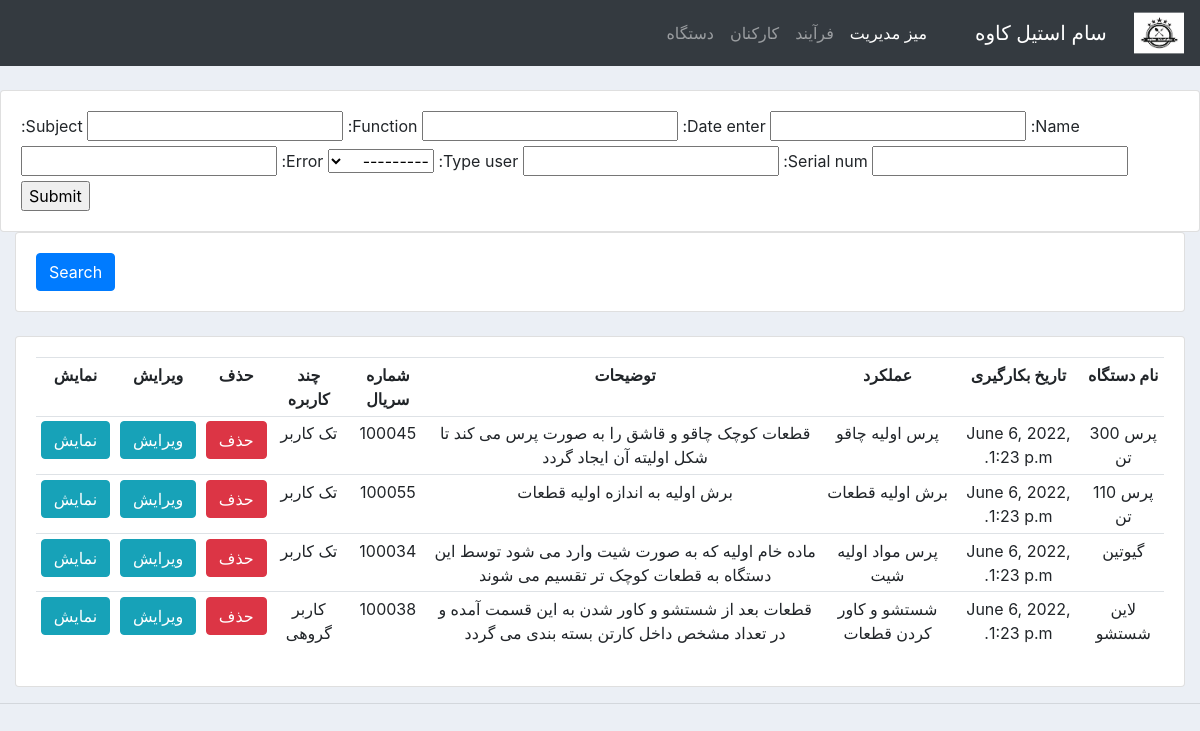
Page /machine_enter/ on the earlier database version.
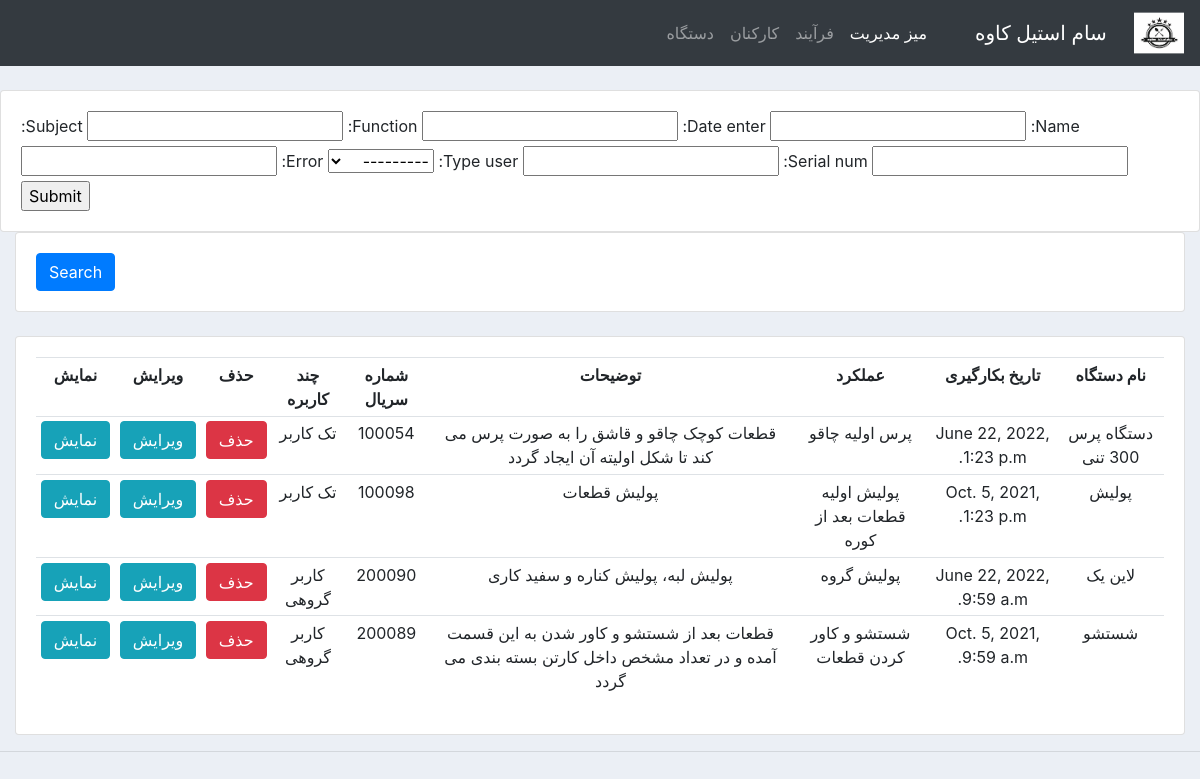
Same page on the later database version.
### company/models.py (models this page shows, shortened)
class Machine(models.Model):
	CATEGORY = (
			('تک کاربر', 'تک کاربر'),
			('کاربر گروهی', 'کاربر گروهی')
	)
	name = models.CharField(max_length= 100, null= True)
	date_enter = models.DateTimeField(null= True)
	function = models.CharField(max_length=100, null= True)
	subject = models.CharField(max_length=500, null= True)
	serial_num = models.IntegerField(null= True)
	type_user = models.CharField(max_length= 30, choices= CATEGORY, null= True)
	error=  models.CharField(max_length=100, null= True)

### company/views.py (the view)
# urls.py: path("machine_enter/", views.machineenter, name="machine_enter"),
def machineenter(request):
    machine = Machine.objects.all()
    form = machineForm()
    if request.method == 'POST':
        form = machineForm(request.POST)
        if form.is_valid():
            form.save()
            return redirect('/')
    context = {
        'form': form,
        'machine': machine,
    }
    return render(request, "company/machine.html", context)

### company/forms.py
class machineForm(ModelForm):
	class Meta:
		model = Machine
		fields = '__all__'

### company/templates/company/machine.html (shortened to what this page needs)
{%  extends 'company/main.html' %}
{% block content %}
<br>
<div class="row">
	<div class="col-med-7">
		<div class="card card-body">
			<form action="" method="POST">
				{{form}}
				<input type="submit" name="submit">
			</form>
		</div>
	</div>
</div>
<div class="row">
	<div class="col">
		<div class="card card-body">
			<form method="get">
		    <button class="btn btn-primary" type="submit">Search</button>
		  </form>
		</div>
	</div>
</div>
<br>
<div class="row">
	<div class="col-md">
		<div class="card card-body">
			<table class="table table-sm">
				<tr>
					<th>نام دستگاه</th>
					<th>تاریخ بکارگیری</th>
					<th>عملکرد</th>
					<th>توضیحات</th>
					<th>شماره سریال</th>
					<th>چند کاربره</th>
					<th>حذف</th>
					<th>ویرایش</th>
					<th>نمایش</th>
				</tr>
				{% for mac in machine %}
				<tr>
					<td>{{ mac.name }}</td>
					<td>{{ mac.date_enter }}</td>
					<td>{{ mac.function }}</td>
					<td>{{ mac.subject }}</td>
					<td>{{ mac.serial_num }}</td>
					<td>{{ mac.type_user }}</td>
					<td><a class='btn btn-danger' href="">حذف</a></td>
					<td><a class='btn btn-info' href="{% url 'update_machine' mac.id %}">ویرایش</a></td>
					<td><a class='btn btn-info' href="{% url 'update_machine' mac.id %}">نمایش</a></td>
				</tr>
				{% endfor %}
			</table>
		</div>
	</div>
</div>
{% endblock %}

Differences in the rows shown:
changed Machine "پرس اولیه چاقو": name "پرس 300 تن" → "دستگاه پرس 300 تنی"; date_enter "June 6, 2022, 1:23 p.m." → "June 22, 2022, 1:23 p.m."; serial_num "100045" → "100054"
changed Machine: name "پرس 110 تن" → "پولیش"; date_enter "June 6, 2022, 1:23 p.m." → "Oct. 5, 2021, 1:23 p.m."; function "برش اولیه قطعات" → "پولیش اولیه قطعات بعد از کوره"; subject "برش اولیه به اندازه اولیه قطعات" → "پولیش قطعات"; serial_num "100055" → "100098"
changed Machine: name "گیوتین" → "لاین یک"; date_enter "June 6, 2022, 1:23 p.m." → "June 22, 2022, 9:59 a.m."; function "پرس مواد اولیه شیت" → "پولیش گروه"; subject "ماده خام اولیه که به صورت شیت وارد می شود توسط این دستگاه به قطعات کوچک تر تقسیم می شوند" → "پولیش لبه، پولیش کناره و سفید کاری"; serial_num "100034" → "200090"; type_user "تک کاربر" → "کاربر گروهی"
changed Machine "شستشو و کاور کردن قطعات": name "لاین شستشو" → "شستشو"; date_enter "June 6, 2022, 1:23 p.m." → "Oct. 5, 2021, 9:59 a.m."; serial_num "100038" → "200089"
